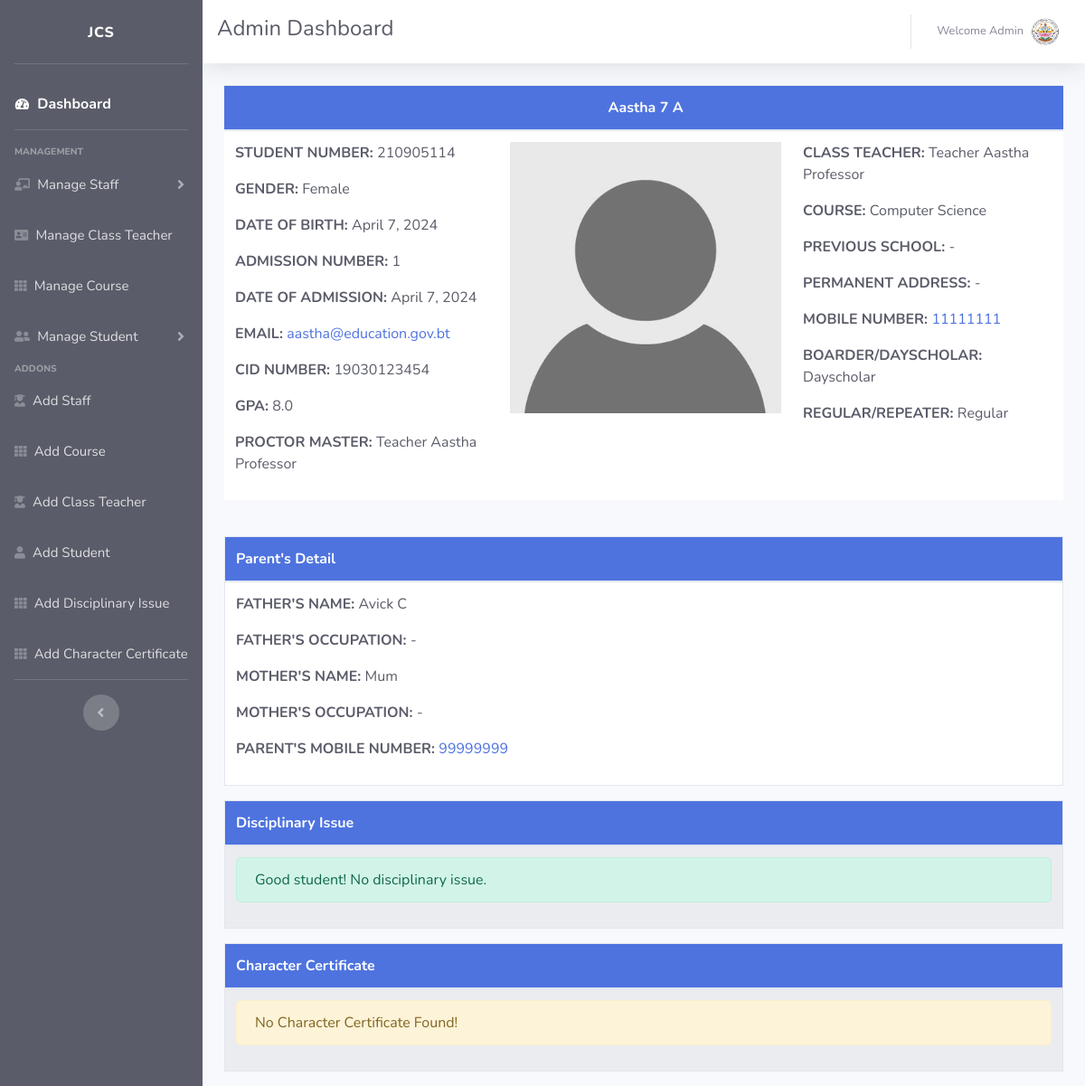
The app's page /seven/210905114/ (signed in) with its own data.
### school_management_system_app/models.py (models this page shows, shortened)
class StudentDetail(models.Model):
    student_code = models.CharField(max_length=50, primary_key=True)
    name = models.CharField(max_length=50)
    GENDER_MALE = 'Male'
    GENDER_FEMALE = 'Female'
    GENDER_CHOICES = [(GENDER_MALE, 'Male'), (GENDER_FEMALE, 'Female')]
    gender = models.CharField(choices=GENDER_CHOICES, max_length=30)
    seven = '7'
    eight = '8'
    nine = '9'
    ten = '10'
    eleven = '11'
    twelve = '12'
    class_choices = [(seven, '1'), (eight, '2'), (nine, '3'),
                     (ten, '4'), (eleven, ''), (twelve, '')]
    standard = models.CharField(choices=class_choices, max_length=30)
    gpa = models.FloatField(null = True,blank = True)
    A = 'A'
    B = 'B'
    C = 'C'
    D = 'D'
    E = 'E'
    section_choices = [(A, 'A'), (B, 'B'), (C, 'C'), (D, 'D'), (E, 'E')]
    section = models.CharField(choices=section_choices, max_length=30)
    course = models.ForeignKey(Course, null=True, on_delete=models.SET_NULL)
    date_of_birth = models.DateField(
        auto_now=False, auto_now_add=False, blank=True)
    admission_no = models.BigIntegerField(blank=True)
    date_of_admission = models.DateField(
        blank=True, auto_now=False, auto_now_add=False)
    email = models.EmailField(blank=True, unique=True)
    CID = models.CharField(max_length=11, unique=True, blank=True)
    class_teacher = models.ForeignKey(
        ClassTeacher, null=True, on_delete=models.SET_NULL)
    previous_school = models.CharField(max_length=50, blank=True)
    mobile_number = models.CharField(max_length=8, blank=True)
    permanent_address = models.TextField(blank=True)
    proctor_master = models.ForeignKey(
        StaffDetail, null=True, on_delete=models.SET_NULL)
    Boarder = 'Boarder'
    Dayscholar = 'Dayscholar'
    BoarderOrDayscholar = [(Boarder, 'Boarder'), (Dayscholar, 'Dayscholar')]
    BoarderOrDayscholar = models.CharField(
        choices=BoarderOrDayscholar, blank=True, max_length=30)
    Regular = 'Regular'
    Repeater = 'Repeater'
    RegularOrRepeater = [(Regular, 'Regular'), (Repeater, 'Repeater')]
    RegularOrRepeater = models.CharField(
        choices=RegularOrRepeater, blank=True, max_length=30)
    profile_pic = models.ImageField(
        upload_to="images/students", default='/static/images/user.jpg', null=True, blank=True)
    father_name = models.CharField(max_length=50, blank=True)
    mother_name = models.CharField(max_length=50, blank=True)
    fathers_occupation = models.CharField(max_length=50, blank=True)
    mothers_occupation = models.CharField(max_length=50, blank=True)
    parents_mobile_number = models.CharField(max_length=8, blank=True)

class StaffDetail(models.Model):
    Employee_ID = models.BigIntegerField(primary_key=True)
    name = models.CharField(max_length=50)
    GENDER_MALE = 'Male'
    GENDER_FEMALE = 'Female'
    GENDER_CHOICES = [(GENDER_MALE, 'Male'), (GENDER_FEMALE, 'Female')]
    gender = models.CharField(choices=GENDER_CHOICES,
                              max_length=30, blank=True)
    date_of_birth = models.DateField(
        auto_now=False, auto_now_add=False, blank=True)
    CID = models.CharField(max_length=11, unique=True, blank=True)
    Administration = 'Administration'
    TeachingStaff = 'Teaching Staff'
    NonTeachingStaff = 'Non Teaching Staff'
    SupportingStaff = 'Supporting Staff'
    Category_choices = [
                        (TeachingStaff, 'Teaching Staff'),
                        (NonTeachingStaff, ''),
                        (SupportingStaff, ''),
                         (Administration, ''), ]
    category = models.CharField(
        choices=Category_choices, max_length=30, blank=True)
    position_title = models.CharField(max_length=50, blank=True)
    position_level = models.CharField(max_length=50, blank=True)
    grade = models.CharField(max_length=5, blank=True)
    appointment_date = models.DateField(
        auto_now=False, auto_now_add=False, blank=True)
    joining_date_of_present_school = models.DateField(
        auto_now=False, auto_now_add=False, blank=True)
    transfered_from = models.CharField(max_length=50, blank=True)
    Regular = 'Regular'
    Contract = 'Contract'
    Employment_choices = [(Regular, 'Regular'), (Contract, 'Contract')]
    Employment_type = models.CharField(
        choices=Employment_choices, max_length=30, blank=True)
    nationality = models.CharField(max_length=50, blank=True)
    subject = models.CharField(max_length=50, blank=True)
    qualification = models.TextField(blank=True)
    contact_number = models.CharField(
        max_length=8, blank=True)
    email = models.EmailField(blank=True, unique=True)
    permanent_address = models.TextField(blank=True)
    profile_pic = models.ImageField(
        upload_to="images/staff", default='/static/images/user.jpg', null=True, blank=True)
    def __str__(self):
        return '%s %s' % (self.name, self.position_title)

class ClassTeacher(models.Model):
    name = models.ForeignKey(StaffDetail, on_delete=models.CASCADE)
    seven = '7'
    eight = '8'
    nine = '9'
    ten = '10'
    eleven = '11'
    twelve = '12'
    class_choices = [(seven, '1'), (eight, '2'), (nine, '3'),
                     (ten, '4'), (eleven, ''), (twelve, '')]
    standard = models.CharField(choices=class_choices, max_length=30)
    course = models.ForeignKey(Course, on_delete=models.CASCADE)
    A = 'A'
    B = 'B'
    C = 'C'
    D = 'D'
    E = 'E'
    section_choices = [(A, 'A'), (B, 'B'), (C, 'C'), (D, 'D'), (E, 'E')]
    section = models.CharField(choices=section_choices, max_length=30)
    def __str__(self):
        return '%s' % (self.name)

class Course(models.Model):
    course = models.CharField(max_length=100)
    def __str__(self):
        return self.course

### school_management_system_app/adm_views.py (the view)
# urls.py: path('seven/<str:std_code>/', adm_views.std_detail_seven,
@login_required
def std_detail_seven(request, std_code):
    std = get_object_or_404(StudentDetail, pk=std_code)
    disissue = DisciplinaryIssue.objects.filter(Student=std)
    character_certificate = CharacterCertificate.objects.filter(Student=std)
    return render(request, 'administrator/std_detail.html', {
        'std': std,
        'disissue': disissue,
        'character_certificate': character_certificate,
    })

### school_management_system_app/templates/administrator/std_detail.html (shortened to what this page needs)
{% extends 'administrator/adm_base.html' %}
    {% block content %}
<div class="container-fluid bg-light text-dark">
    <div class="table-responsive">
        <table class="table table-striped">
            <thead class="bg-primary text-white text-center">
                <tr>
                <th scope="col"></th>
                <th scope="col">{{std.name |capfirst}} {{std.standard}} {{std.section}} {{std.Stream}}</th>
                <th scope="col"></th>
                </tr>
            </thead>
            <tbody class="text-dark ">
                <tr class="bg-white">
                <td>
                <p><strong>STUDENT NUMBER: </strong>{{std.student_code}} </p>
                <p><strong>GENDER: </strong>{{std.gender |capfirst}}</p>
                <p><strong>DATE OF BIRTH: </strong>{{std.date_of_birth}}</p>
                <p><strong>ADMISSION NUMBER: </strong>{{std.admission_no}}</p>
                <p><strong>DATE OF ADMISSION: </strong>{{std.date_of_admission}}</p>
                <p><strong>EMAIL: <a href="mailto:{{std.email}}"></strong>{{std.email}}</a></p>
                <p><strong>CID NUMBER: </strong>{{std.CID}}</p>
                <p><strong>GPA: </strong>{{std.gpa}}</p>
                <p><strong>PROCTOR MASTER: </strong>{{std.proctor_master}}</p>
                </td>
                <td><center><a href="{{std.profile_pic.url}}"><img src="{{std.profile_pic.url}}" width="300" height="300"></a></center></td>
                <td>
                <p><strong>CLASS TEACHER: </strong>{{std.class_teacher |capfirst}}</p>
                <p><strong>COURSE: </strong>{{std.course |capfirst}}</p>
                <p><strong>PREVIOUS SCHOOL: </strong>{{std.previous_school |capfirst}}</p>
                <p><strong>PERMANENT ADDRESS: </strong>{{std.permanent_address |capfirst}}</p>
                <p>
                    <strong>MOBILE NUMBER: </strong><a href="tel:{{std.mobile_number}}">{{std.mobile_number}}</a></p>
                <p><strong>BOARDER/DAYSCHOLAR: </strong>{{std.BoarderOrDayscholar |capfirst}}</p>
                <p><strong>REGULAR/REPEATER: </strong>{{std.RegularOrRepeater |capfirst}}</p>
                </td>
            </tr>
            </tbody>
        </table>
    </div>
    <br>
        <table class="table table-striped table-bordered">
            <thead class="bg-primary text-white">
            <tr>
                <th scope="col">Parent's Detail</th>
            </tr>
            </thead>
            <tbody class="text-dark">
                <tr class="bg-white">
                    <td>
                        <p><strong>FATHER'S NAME: </strong>{{std.father_name |capfirst}}</p>
                        <p><strong>FATHER'S OCCUPATION: </strong>{{std.fathers_occupation |capfirst}}</p>
                        <p><strong>MOTHER'S NAME: </strong>{{std.mother_name |capfirst}}</p>
                        <p><strong>MOTHER'S OCCUPATION: </strong>{{std.mothers_occupation |capfirst}}</p>
                        <p><strong>PARENT'S MOBILE NUMBER: </strong><a href="tel:{{std.parents_mobile_number}}">{{std.parents_mobile_number}}</a></p>
                    </td>
                </tr>
            </tbody>
        </table>
        <table class="table table-striped table-bordered">
            <thead class="bg-primary text-white">
                <tr>
                <th scope="col">Disciplinary Issue</th>
                </tr>
            </thead>
            <tbody class="text-dark">
                {% if not disissue %}
                    <tr>
                        <td>
                            <div class="alert alert-success" role="alert">
                                Good student! No disciplinary issue.
                            </div>
                        </td>
                    </tr>
                {% endif %}
            </tbody>
        </table>
        <table class="table table-striped table-bordered">
            <thead class="bg-primary text-white">
                <tr>
                <th scope="col">Character Certificate</th>
                </tr>
            </thead>
            <tbody class="text-dark">
                {% if not character_certificate %}
                    <tr>
                        <td>
                            <div class="alert alert-warning" role="alert">
                                No Character Certificate Found!
                            </div>
                        </td>
                    </tr>
                {% endif %}
            </tbody>
        </table>
</div>
{% endblock %}

### school_management_system_app/templates/administrator/adm_base.html (shortened to what this page needs)
{% load static %}
<!DOCTYPE html>
<html lang="en">
<head>
    <link href="{% static 'vendor/fontawesome-free/css/all.min.css' %}" rel="stylesheet" type="text/css">
    <link href="{% static 'css/sb-admin-2.min.css' %}" rel="stylesheet">
</head>
<body id="page-top">
    <div id="wrapper">
        <ul class="navbar-nav bg-dark sidebar sidebar-dark accordion" id="accordionSidebar">
            <a class="sidebar-brand align-items-center justify-content-center">
                <span>JCS</span>
            </a>
            <hr class="sidebar-divider">
            <li class="nav-item active">
                <a class="nav-link" href="{% url 'adm_home' %}">
                    <i class="fas fa-fw fa-tachometer-alt"></i>
                    <span style="font-size: 16px">Dashboard</span></a>
            </li>
            <hr class="sidebar-divider">
            <div class="sidebar-heading">
                Management
            </div>
            <li class="nav-item">
                <a class="nav-link collapsed" href="#" data-toggle="collapse" data-target="#collapseTwo"
                    aria-expanded="true" aria-controls="collapseTwo">
                    <i class="fas fa-chalkboard-teacher"></i>
                    <span style="font-size: 15px">Manage Staff</span>
                </a>
            </li>
            <li class="nav-item">
                <a class="nav-link" href="{% url 'class_teacher' %}">
                    <i class="nav-icon fas fa-address-card"></i>
                    <span style="font-size: 15px">Manage Class Teacher</span></a>
            </li>
            <li class="nav-item">
                <a class="nav-link" href="{% url 'all_course' %}">
                    <i class="nav-icon fas fa-th"></i>
                    <span style="font-size: 15px">Manage Course</span></a>
            </li>
            <li class="nav-item">
                <a class="nav-link collapsed" href="#" data-toggle="collapse" data-target="#collapseUtilities"
                    aria-expanded="true" aria-controls="collapseUtilities">
                    <i class="nav-icon fas fa-user-friends"></i>
                    <span style="font-size: 15px">Manage Student</span>
                </a>
            </li>
            <div class="sidebar-heading">
                Addons
            </div>
            <li class="nav-item">
                <a class="nav-link" href="{% url 'add_staff' %}">
                    <i class="nav-icon fas fa-user-graduate"></i>
                    <span style="font-size: 15px">Add Staff</span></a>
            </li>
            <li class="nav-item">
                <a class="nav-link" href="{% url 'add_course' %}">
                    <i class="nav-icon fas fa-th"></i>
                    <span style="font-size: 15px">Add Course</span></a>
            </li>
            <li class="nav-item">
                <a class="nav-link" href="{% url 'add_class_teacher' %}">
                    <i class="nav-icon fas fa-user-graduate"></i>
                    <span style="font-size: 15px">Add Class Teacher</span></a>
            </li>
            <li class="nav-item">
                <a class="nav-link" href="{% url 'add_std' %}">
                    <i class="nav-icon fas fa-user"></i>
                    <span style="font-size: 15px">Add Student</span></a>
            </li>
            <li class="nav-item">
                <a class="nav-link" href="{% url 'disciplinaryissue' %}">
                    <i class="nav-icon fas fa-th"></i>
                    <span style="font-size: 15px">Add Disciplinary Issue</span></a>
            </li>
            <li class="nav-item">
                <a class="nav-link" href="{% url 'charactercertificate' %}">
                    <i class="nav-icon fas fa-th"></i>
                    <span style="font-size: 15px">Add Character Certificate</span></a>
            </li>
            <hr class="sidebar-divider d-none d-md-block">
            <div class="text-center d-none d-md-inline">
                <button class="rounded-circle border-0" id="sidebarToggle"></button>
            </div>
        </ul>
        <div id="content-wrapper" class="d-flex flex-column">
            <div id="content">
                <nav class="navbar navbar-expand topbar mb-4 static-top bg-white text-dark shadow">
                    <h4>Admin Dashboard</h4>
                    <ul class="navbar-nav ml-auto">
                        <li class="nav-item dropdown no-arrow">
                            <a class="nav-link dropdown-toggle" href="#" id="userDropdown" role="button"
                                data-toggle="dropdown" aria-haspopup="true" aria-expanded="false">
                                <span class="mr-2 d-lg-inline text-gray-600 small">Welcome {{user.username |capfirst}}</span>
                                <img class="img-profile rounded-circle"
                                    src="{% static 'images/jcs.png' %}">
                            </a>
                        </li>
                    </ul>
                </nav>
                {% block content %}
        		{% endblock %}
            </div>
        </div>
    </div>
</body>
</html>

### records on screen
StudentDetail: name "Aastha", standard "7", section "A", student_code "210905114", gender "Female", date_of_birth "April 7, 2024", admission_no "1", date_of_admission "April 7, 2024", CID "19030123454", gpa "8.0", proctor_master "Teacher Aastha Professor", profile_pic (placeholder picture), class_teacher "Teacher Aastha Professor", course "Computer Science", previous_school "-", permanent_address "-", mobile_number "11111111", BoarderOrDayscholar "Dayscholar", RegularOrRepeater "Regular", father_name "Avick C", fathers_occupation "-", mother_name "Mum", mothers_occupation "-", parents_mobile_number "99999999"

### other values on screen
{{ user.username |capfirst }} "Admin"
